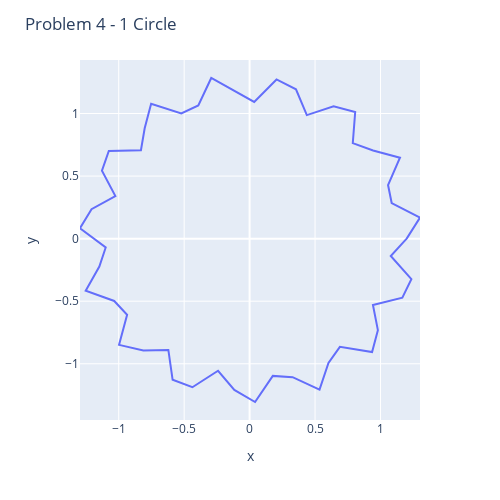

Here is the notebook cell this chart was saved with:
### Code cell
R = 1.2
deltar = 0.1
f = 15
p = 0
x = R * (1 + deltar * np.sin(f*theta + p)) * np.cos(theta)
y = R * (1 + deltar * np.sin(f*theta + p)) * np.sin(theta)
fig = px.line(x = x, y = y, width = 500, height = 500)
fig.update_layout(
    title="Problem 4 - 1 Circle",
    xaxis_title="x",
    yaxis_title="y",
    
    yaxis = dict(
    showexponent = 'all',
    #exponentformat = 'e')
    )
    )
fig.show()

### Figure 1 — Plotly figure (JSON) as saved in the notebook; plotly's stock layout.template omitted (floating-point values rounded to 4 significant figures)
{"data": [{"hovertemplate": "x=%{x}<br>y=%{y}<extra></extra>", "legendgroup": "", "line": {"color": "#636efa", "dash": "solid"}, "marker": {"symbol": "circle"}, "mode": "lines", "name": "", "orientation": "v", "showlegend": false, "type": "scatter", "x": [1.2, 1.302, 1.086, 1.058, 1.149, 0.9433, 0.7883, 0.8067, 0.6417, 0.4372, 0.3542, 0.2057, 0.03505, -0.1138, -0.2931, -0.3918, -0.5218, -0.7524, -0.8016, -0.8302, -1.076, -1.128, -1.026, -1.208, -1.296, -1.099, -1.148, -1.252, -1.034, -0.9357, -0.9973, -0.8119, -0.6207, -0.5882, -0.437, -0.241, -0.1167, 0.04187, 0.1773, 0.3286, 0.5343, 0.6025, 0.6897, 0.9357, 0.9801, 0.9424, 1.167, 1.236, 1.078, 1.2], "xaxis": "x", "y": [0, 0.1679, 0.2847, 0.4282, 0.647, 0.704, 0.7634, 1.012, 1.059, 0.9876, 1.194, 1.272, 1.093, 1.179, 1.284, 1.065, 1.0, 1.079, 0.8826, 0.7067, 0.7002, 0.5433, 0.3405, 0.2352, 0.08319, -0.07058, -0.2236, -0.4158, -0.4981, -0.6091, -0.849, -0.894, -0.8899, -1.128, -1.188, -1.056, -1.21, -1.306, -1.097, -1.107, -1.207, -0.9938, -0.8648, -0.9062, -0.7315, -0.5307, -0.4724, -0.3241, -0.1391, -2.939e-16], "yaxis": "y"}], "layout": {"height": 500, "legend": {"tracegroupgap": 0}, "margin": {"t": 60}, "title": {"text": "Problem 4 - 1 Circle"}, "width": 500, "xaxis": {"anchor": "y", "domain": [0, 1], "title": {"text": "x"}}, "yaxis": {"anchor": "x", "domain": [0, 1], "showexponent": "all", "title": {"text": "y"}}}}
